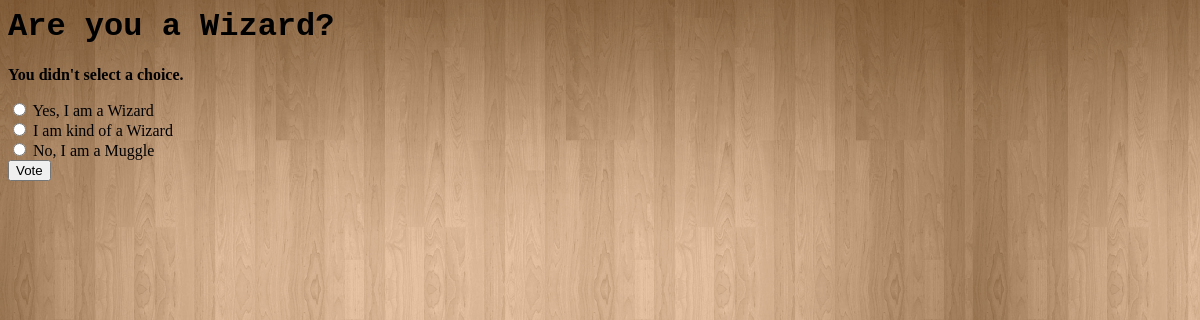
/polls/3/vote/, run on the app's committed database.
### polls/models.py (models this page shows, shortened)
class Question(models.Model):
	question_text = models.CharField(max_length=200)
	pub_date = models.DateTimeField('date published')

class Choice(models.Model):
	question = models.ForeignKey(Question, on_delete=models.CASCADE)
	choice_text = models.CharField(max_length=200)
	votes = models.IntegerField(default=0)

### polls/views.py (the view)
# urls.py: url(r'^(?P<question_id>[0-9]+)/vote/$', views.vote, name='vote'),
def vote(request, question_id):
    question = get_object_or_404(Question, pk=question_id)
    try:
        selected_choice = question.choice_set.get(pk=request.POST['choice'])
    except (KeyError, Choice.DoesNotExist):
        return render(request, 'polls/detail.html', {
            'question': question,
            'error_message': "You didn't select a choice.",
        })
    else:
        selected_choice.votes += 1
        selected_choice.save()
        return HttpResponseRedirect(reverse('polls:results', args=(question.id,)))

### polls/templates/polls/detail.html (shortened to what this page needs)
{% load staticfiles %}
<link rel="stylesheet" type="text/css" href="{% static 'polls/style.css' %}" />
<h1>{{ question.question_text }}</h1>
{% if error_message %}<p><strong>{{ error_message }}</strong></p>{% endif %}
<form action="{% url 'polls:vote' question.id %}" method="post">
{% for choice in question.choice_set.all %}
    <input type="radio" name="choice" id="choice{{ forloop.counter }}" value="{{ choice.id }}" />
    <label for="choice{{ forloop.counter }}">{{ choice.choice_text }}</label><br />
{% endfor %}
<input type="submit" value="Vote" />
</form>

### polls/static/polls/style.css (style rules this page uses)
h1 { color: black; font-family: 'courier'; }
p { color: black; font-family: cursive; font-weight: bolder; }

### data on the page
Question: question_text "Are you a Wizard?"
Choice: choice_text "Yes, I am a Wizard"
Choice: choice_text "I am kind of a Wizard"
Choice: choice_text "No, I am a Muggle"

### other printed values
{{ error_message }} "You didn't select a choice."
